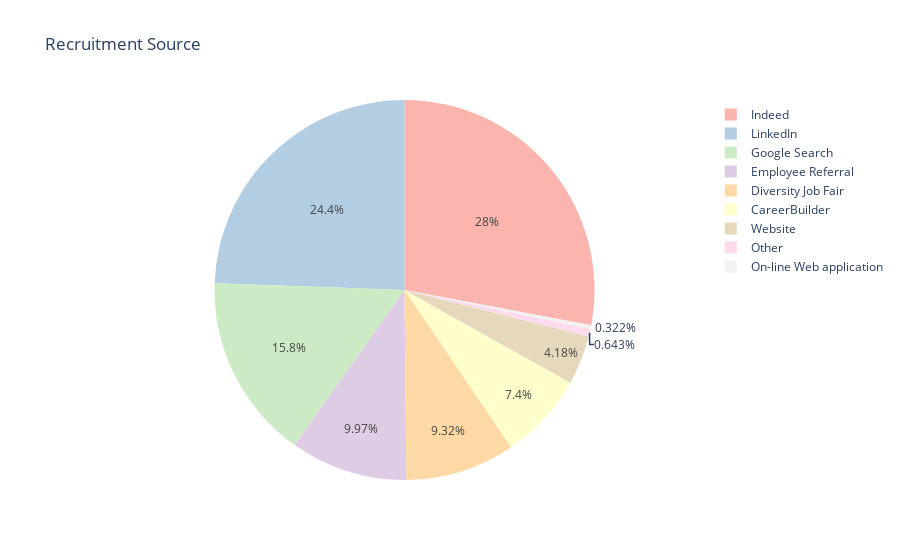

Here is the notebook cell this chart was saved with:
### Code cell
df_RecruitmentSource_count = df['RecruitmentSource'].value_counts().reset_index()
px.pie(df_RecruitmentSource_count, values = 'count', names = 'RecruitmentSource', title = 'Recruitment Source', color_discrete_sequence=px.colors.qualitative.Pastel1)

### Figure 1 — Plotly figure (JSON) as saved in the notebook; plotly's stock layout.template omitted (floating-point values rounded to 4 significant figures)
{"data": [{"domain": {"x": [0, 1], "y": [0, 1]}, "hovertemplate": "RecruitmentSource=%{label}<br>count=%{value}<extra></extra>", "labels": ["Indeed", "LinkedIn", "Google Search", "Employee Referral", "Diversity Job Fair", "CareerBuilder", "Website", "Other", "On-line Web application"], "legendgroup": "", "name": "", "showlegend": true, "type": "pie", "values": [87, 76, 49, 31, 29, 23, 13, 2, 1]}], "layout": {"legend": {"tracegroupgap": 0}, "piecolorway": ["rgb(251,180,174)", "rgb(179,205,227)", "rgb(204,235,197)", "rgb(222,203,228)", "rgb(254,217,166)", "rgb(255,255,204)", "rgb(229,216,189)", "rgb(253,218,236)", "rgb(242,242,242)"], "title": {"text": "Recruitment Source"}}}
